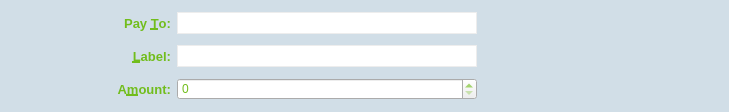
<?xml version="1.0" encoding="UTF-8"?>
<ui version="4.0">
 <class>SendCoinsEntry</class>
 <widget class="QFrame" name="SendCoinsEntry">
  <property name="geometry">
   <rect>
    <x>0</x>
    <y>0</y>
    <width>729</width>
    <height>112</height>
   </rect>
  </property>
  <property name="sizePolicy">
   <sizepolicy hsizetype="Preferred" vsizetype="Fixed">
    <horstretch>0</horstretch>
    <verstretch>0</verstretch>
   </sizepolicy>
  </property>
  <property name="windowTitle">
   <string notr="true"/>
  </property>
  <property name="styleSheet">
   <string notr="true">   QFrame{
	background-color: rgb(209,222,231);
}
QLabel {
	color: rgb(113,189,28);
}
QLineEdit {
	border: 1px solid #ededed;
	background-color: rgb(209,222,231);
	min-height: 20px;
	color:rgb(113,189,28);
}
QComboBox {
	border: 1px solid #ededed;
	background-color: rgb(209,222,231);
	min-height: 20px;
	max-width: 60px;
color:rgb(113,189,28);
}</string>
  </property>
  <property name="frameShape">
   <enum>QFrame::NoFrame</enum>
  </property>
  <property name="frameShadow">
   <enum>QFrame::Sunken</enum>
  </property>
  <property name="lineWidth">
   <number>0</number>
  </property>
  <layout class="QGridLayout" name="gridLayout_2">
   <item row="0" column="0">
    <spacer name="horizontalSpacer">
     <property name="orientation">
      <enum>Qt::Horizontal</enum>
     </property>
     <property name="sizeHint" stdset="0">
      <size>
       <width>40</width>
       <height>20</height>
      </size>
     </property>
    </spacer>
   </item>
   <item row="0" column="1">
    <layout class="QGridLayout" name="gridLayout">
     <property name="verticalSpacing">
      <number>10</number>
     </property>
     <item row="0" column="0">
      <widget class="QLabel" name="label_2">
       <property name="font">
        <font>
         <pointsize>10</pointsize>
         <weight>75</weight>
         <bold>true</bold>
        </font>
       </property>
       <property name="text">
        <string>Pay &amp;To:</string>
       </property>
       <property name="alignment">
        <set>Qt::AlignRight|Qt::AlignTrailing|Qt::AlignVCenter</set>
       </property>
       <property name="buddy">
        <cstring>payTo</cstring>
       </property>
      </widget>
     </item>
     <item row="1" column="0">
      <widget class="QLabel" name="label_4">
       <property name="font">
        <font>
         <pointsize>10</pointsize>
         <weight>75</weight>
         <bold>true</bold>
        </font>
       </property>
       <property name="text">
        <string>&amp;Label:</string>
       </property>
       <property name="alignment">
        <set>Qt::AlignRight|Qt::AlignTrailing|Qt::AlignVCenter</set>
       </property>
       <property name="buddy">
        <cstring>addAsLabel</cstring>
       </property>
      </widget>
     </item>
     <item row="2" column="0">
      <widget class="QLabel" name="label">
       <property name="font">
        <font>
         <pointsize>10</pointsize>
         <weight>75</weight>
         <bold>true</bold>
        </font>
       </property>
       <property name="text">
        <string>A&amp;mount:</string>
       </property>
       <property name="alignment">
        <set>Qt::AlignRight|Qt::AlignTrailing|Qt::AlignVCenter</set>
       </property>
       <property name="buddy">
        <cstring>payAmount</cstring>
       </property>
      </widget>
     </item>
     <item row="2" column="1">
      <layout class="QHBoxLayout" name="horizontalLayout">
       <item>
        <widget class="CarbonemissiontradecoinAmountField" name="payAmount">
         <property name="sizePolicy">
          <sizepolicy hsizetype="Minimum" vsizetype="Fixed">
           <horstretch>0</horstretch>
           <verstretch>0</verstretch>
          </sizepolicy>
         </property>
         <property name="minimumSize">
          <size>
           <width>0</width>
           <height>0</height>
          </size>
         </property>
         <property name="styleSheet">
          <string notr="true">
color: rgb(113,189,28);</string>
         </property>
        </widget>
       </item>
      </layout>
     </item>
     <item row="1" column="1">
      <widget class="QValidatedLineEdit" name="addAsLabel">
       <property name="toolTip">
        <string>Enter a label for this address to add it to your address book</string>
       </property>
       <property name="styleSheet">
        <string notr="true">color: rgb(113,189,28);
background-color: rgb(255, 255, 255);</string>
       </property>
      </widget>
     </item>
     <item row="0" column="1">
      <widget class="QValidatedLineEdit" name="payTo">
       <property name="minimumSize">
        <size>
         <width>300</width>
         <height>22</height>
        </size>
       </property>
       <property name="toolTip">
        <string>The address to send the payment to (e.g. CNS17iag9jJgTHD1VXjvLCEnZuQ3rJDE9L)</string>
       </property>
       <property name="styleSheet">
        <string notr="true">color: rgb(113,189,28);
background-color: rgb(255, 255, 255);</string>
       </property>
       <property name="maxLength">
        <number>34</number>
       </property>
      </widget>
     </item>
    </layout>
   </item>
   <item row="0" column="2">
    <layout class="QVBoxLayout" name="verticalLayout">
     <item>
      <layout class="QHBoxLayout" name="horizontalLayout_2">
       <item>
        <widget class="QPushButton" name="addButton">
         <property name="minimumSize">
          <size>
           <width>28</width>
           <height>28</height>
          </size>
         </property>
         <property name="maximumSize">
          <size>
           <width>28</width>
           <height>28</height>
          </size>
         </property>
         <property name="toolTip">
          <string>Send to multiple recipients at once</string>
         </property>
         <property name="styleSheet">
          <string notr="true">QPushButton {
	border: 0px solid gray;
	image: url(:/res/add_receiver/normal.png);
}

QPushButton:!enabled {
	image: url(:/res/add_receiver/disabled.png);
}

QPushButton:pressed:flat {
	image: url(:/res/add_receiver/pressed.png);
}

QPushButton:hover {
	image: url(:/res/add_receiver/hover.png);
}</string>
         </property>
         <property name="text">
          <string/>
         </property>
         <property name="shortcut">
          <string>Alt+P</string>
         </property>
         <property name="flat">
          <bool>true</bool>
         </property>
        </widget>
       </item>
       <item>
        <widget class="QPushButton" name="pasteButton">
         <property name="minimumSize">
          <size>
           <width>28</width>
           <height>28</height>
          </size>
         </property>
         <property name="maximumSize">
          <size>
           <width>28</width>
           <height>28</height>
          </size>
         </property>
         <property name="toolTip">
          <string>Paste address from clipboard</string>
         </property>
         <property name="styleSheet">
          <string notr="true">QPushButton {
	border: 0px solid gray;
	image: url(:/res/paste/normal.png);	
}

QPushButton:!enabled {
	image: url(:/res/paste/disabled.png);
}

QPushButton:pressed:flat {
	image: url(:/res/paste/pressed.png);
}

QPushButton:hover {
	image: url(:/res/paste/hover.png);
}</string>
         </property>
         <property name="text">
          <string/>
         </property>
         <property name="shortcut">
          <string>Alt+A</string>
         </property>
         <property name="flat">
          <bool>true</bool>
         </property>
        </widget>
       </item>
       <item>
        <widget class="QPushButton" name="addressBookButton">
         <property name="minimumSize">
          <size>
           <width>28</width>
           <height>28</height>
          </size>
         </property>
         <property name="maximumSize">
          <size>
           <width>28</width>
           <height>28</height>
          </size>
         </property>
         <property name="toolTip">
          <string>Choose address from address book</string>
         </property>
         <property name="styleSheet">
          <string notr="true">QPushButton {
	border: 0px solid gray;
	image: url(:/res/addressbook/normal.png);
}

QPushButton:!enabled {
	image: url(:/res/addressbook/disabled.png);
}

QPushButton:pressed:flat {
	image: url(:/res/addressbook/pressed.png);
}

QPushButton:hover {
	image: url(:/res/addressbook/hover.png);
}</string>
         </property>
         <property name="text">
          <string/>
         </property>
         <property name="shortcut">
          <string>Alt+P</string>
         </property>
         <property name="flat">
          <bool>true</bool>
         </property>
        </widget>
       </item>
       <item>
        <widget class="QPushButton" name="deleteButton">
         <property name="minimumSize">
          <size>
           <width>28</width>
           <height>28</height>
          </size>
         </property>
         <property name="maximumSize">
          <size>
           <width>28</width>
           <height>28</height>
          </size>
         </property>
         <property name="toolTip">
          <string>Remove this recipient</string>
         </property>
         <property name="styleSheet">
          <string notr="true">QPushButton {
	border: 0px solid gray;
	image: url(:/res/del_receiver/normal.png);
}

QPushButton:!enabled {
	image: url(:/res/del_receiver/disabled.png);
}

QPushButton:pressed:flat {
	image: url(:/res/del_receiver/pressed.png);
}

QPushButton:hover {
	image: url(:/res/del_receiver/hover.png);
}</string>
         </property>
         <property name="text">
          <string/>
         </property>
         <property name="flat">
          <bool>true</bool>
         </property>
        </widget>
       </item>
      </layout>
     </item>
     <item>
      <spacer name="verticalSpacer">
       <property name="orientation">
        <enum>Qt::Vertical</enum>
       </property>
       <property name="sizeHint" stdset="0">
        <size>
         <width>20</width>
         <height>40</height>
        </size>
       </property>
      </spacer>
     </item>
    </layout>
   </item>
   <item row="0" column="3">
    <spacer name="horizontalSpacer_2">
     <property name="orientation">
      <enum>Qt::Horizontal</enum>
     </property>
     <property name="sizeHint" stdset="0">
      <size>
       <width>40</width>
       <height>20</height>
      </size>
     </property>
    </spacer>
   </item>
  </layout>
 </widget>
 <customwidgets>
  <customwidget>
   <class>CarbonemissiontradecoinAmountField</class>
   <extends>QSpinBox</extends>
   <header>carbonemissiontradecoinamountfield.h</header>
   <container>1</container>
  </customwidget>
  <customwidget>
   <class>QValidatedLineEdit</class>
   <extends>QLineEdit</extends>
   <header>qvalidatedlineedit.h</header>
  </customwidget>
 </customwidgets>
 <resources/>
 <connections/>
 <slots>
  <slot>pasteRequested()</slot>
  <slot>addFromAddressBookRequested()</slot>
  <slot>deleteRequested()</slot>
 </slots>
</ui>
